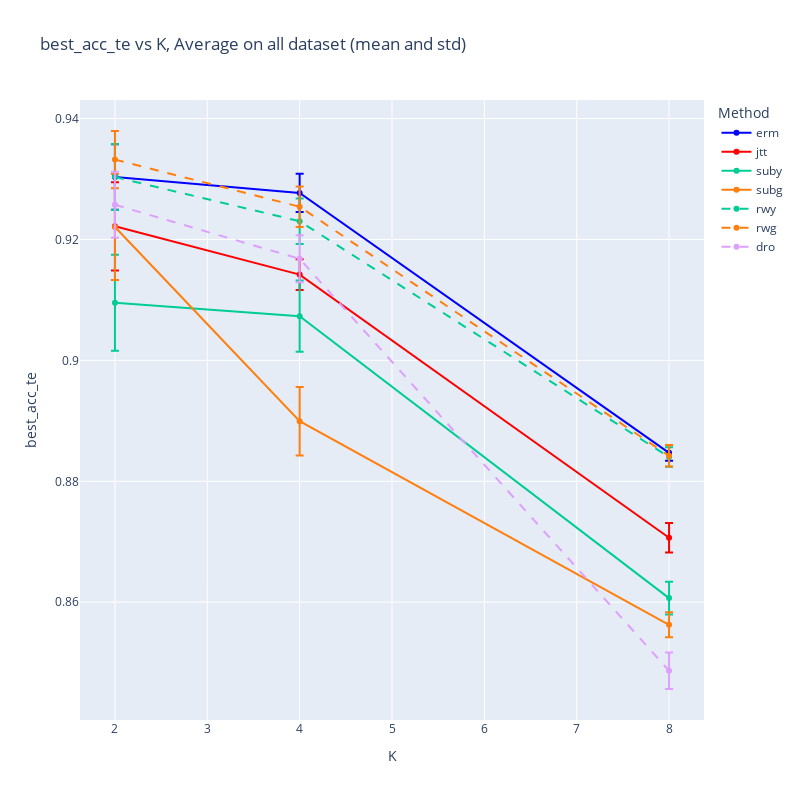

Notebook code for this chart:
### Markdown cell above
# I. Loading/Plot functions

### Code cell
df_fix_mu = df[df['mu']==.2] # Currently mu in [.05,.1,.2,.4]
plot_graph_all(df_fix_mu, x_axis, y_axis,error_bars=ERROR_BARS, normalize=NORMALIZE)

### Figure 1 — Plotly figure (JSON) as saved in the notebook; plotly's stock layout.template omitted (floating-point values rounded to 4 significant figures)
{"data": [{"error_y": {"array": [0.005421, 0.003161, 0.001288], "type": "data", "visible": true}, "line": {"color": "blue", "dash": "solid"}, "mode": "lines+markers", "name": "erm", "type": "scatter", "x": [2, 4, 8], "y": [0.9304, 0.9277, 0.8847]}, {"error_y": {"array": [0.007302, 0.002541, 0.002429], "type": "data", "visible": true}, "line": {"color": "red", "dash": "solid"}, "mode": "lines+markers", "name": "jtt", "type": "scatter", "x": [2, 4, 8], "y": [0.9222, 0.9142, 0.8707]}, {"error_y": {"array": [0.007949, 0.00588, 0.002692], "type": "data", "visible": true}, "line": {"color": "#00CC96", "dash": "solid"}, "mode": "lines+markers", "name": "suby", "type": "scatter", "x": [2, 4, 8], "y": [0.9095, 0.9073, 0.8607]}, {"error_y": {"array": [0.008784, 0.005665, 0.002067], "type": "data", "visible": true}, "line": {"color": "#ff7f0e", "dash": "solid"}, "mode": "lines+markers", "name": "subg", "type": "scatter", "x": [2, 4, 8], "y": [0.9221, 0.8899, 0.8563]}, {"error_y": {"array": [0.005456, 0.003779, 0.001612], "type": "data", "visible": true}, "line": {"color": "#00CC96", "dash": "dash"}, "mode": "lines+markers", "name": "rwy", "type": "scatter", "x": [2, 4, 8], "y": [0.9303, 0.923, 0.884]}, {"error_y": {"array": [0.00473, 0.003346, 0.001782], "type": "data", "visible": true}, "line": {"color": "#ff7f0e", "dash": "dash"}, "mode": "lines+markers", "name": "rwg", "type": "scatter", "x": [2, 4, 8], "y": [0.9332, 0.9254, 0.8842]}, {"error_y": {"array": [0.005467, 0.003893, 0.003019], "type": "data", "visible": true}, "line": {"color": "#DEA0FD", "dash": "dash"}, "mode": "lines+markers", "name": "dro", "type": "scatter", "x": [2, 4, 8], "y": [0.9257, 0.9168, 0.8487]}], "layout": {"height": 800, "legend": {"title": {"text": "Method"}}, "title": {"text": "best_acc_te vs K, Average on all dataset (mean and std)"}, "width": 800, "xaxis": {"title": {"text": "K"}}, "yaxis": {"title": {"text": "best_acc_te"}}}}
